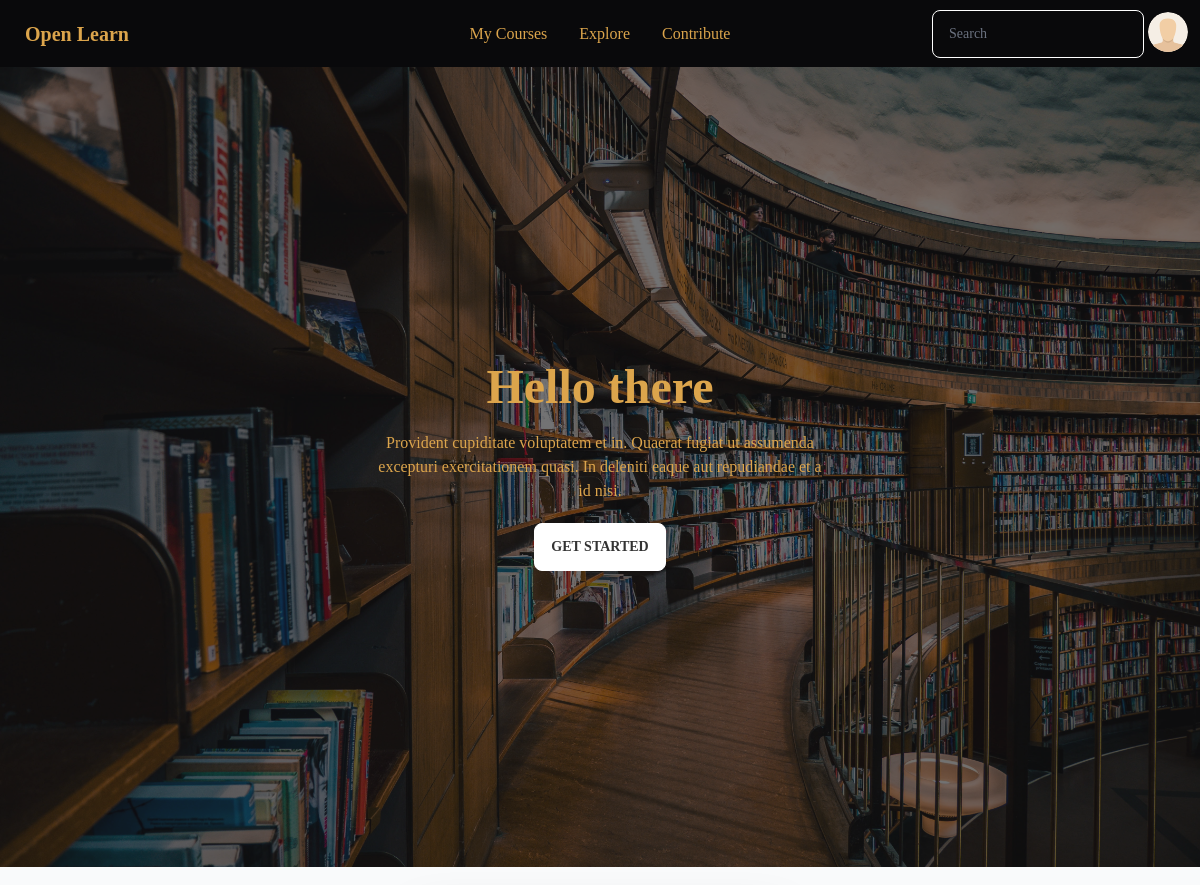
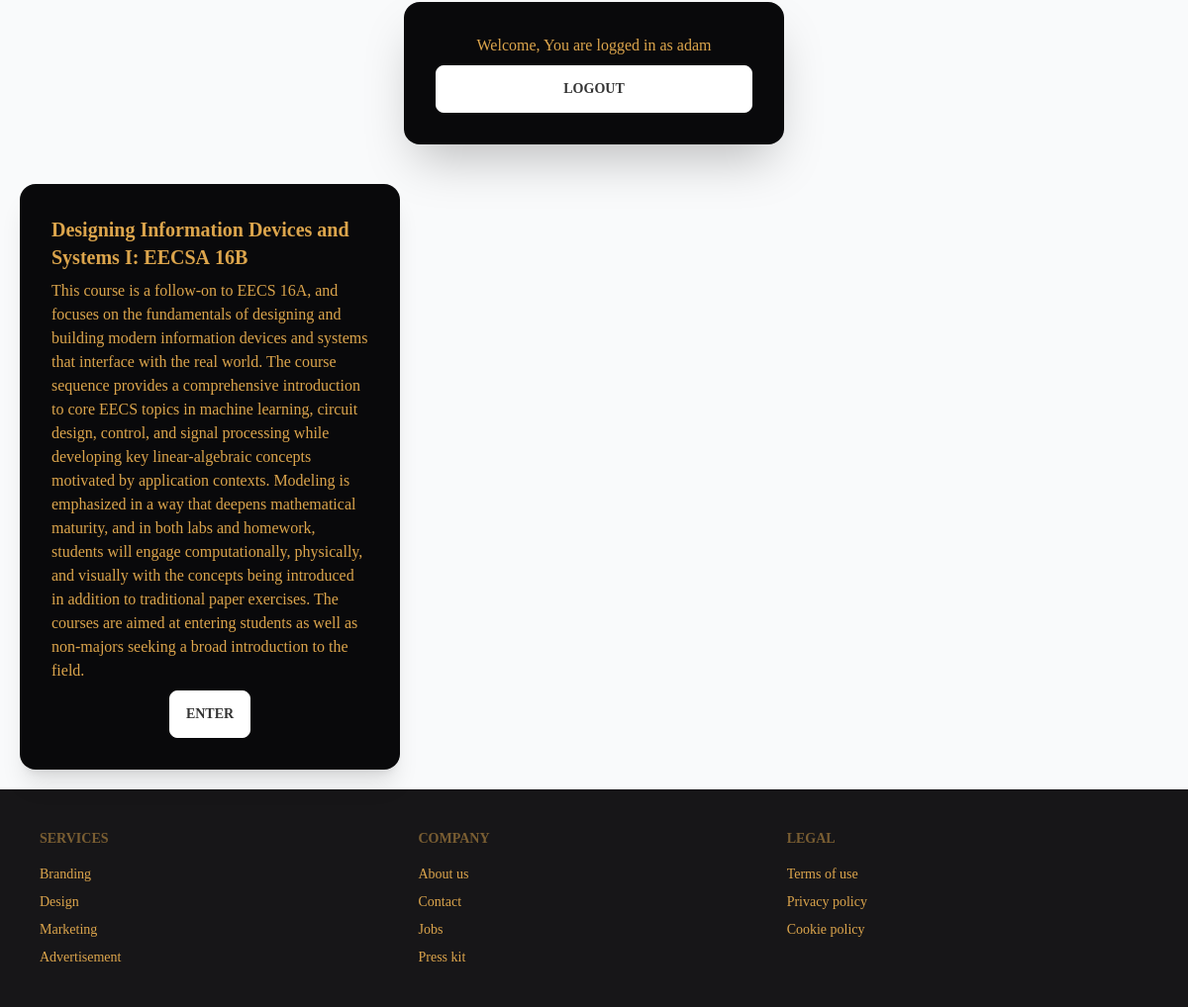
Screenshot of / (signed in) with the database file from the repository (2 pictures, top to bottom).
### main/models.py (models this page shows, shortened)
class Course(models.Model):
    url = models.CharField(max_length=2048)
    description = models.CharField(max_length=5000, default="")
    name = models.CharField(max_length=200, default="")
    number = models.CharField(max_length=200, default="")
    created_date = models.DateTimeField(default=timezone.now)
    college = models.CharField(max_length=200, default="")
    tags = TaggableManager()
    author = models.ForeignKey(User, on_delete = models.CASCADE)
    rating = models.IntegerField(default=1)

### main/views.py (the view)
# urls.py: path('', views.IndexView.as_view(), name='index'),
class IndexView(generic.ListView):
    template_name = 'main/index.html'
    context_object_name = 'latest_course_list'
    def get_queryset(self):
        return Course.objects.all()

### main/templates/main/index.html (shortened to what this page needs)
{% extends 'main/base.html'%}
{% load socialaccount %}
{% load static %}
{% block content %}
<div class="hero min-h-screen" style="background-image: url({% static 'images/library.jpg' %}?w=1000&h=800);">
  <div class="hero-overlay bg-opacity-60"></div>
  <div class="hero-content text-center text-neutral-content">
    <div class="max-w-md">
      <h1 class="mb-5 text-5xl font-bold">Hello there</h1>
      <p class="mb-5">Provident cupiditate voluptatem et in. Quaerat fugiat ut assumenda excepturi exercitationem quasi. In deleniti eaque aut repudiandae et a id nisi.</p>
      <button class="btn btn-primary">Get Started</button>
    </div>
  </div>
</div>
{% if user.is_authenticated %}
<div class="flex justify-center">
  <div class="card m-5 flex-shrink-0 w-full max-w-sm shadow-2xl bg-base-100 ">
    <div class="card-body">  <h1 class = "flex justify-center">Welcome, You are logged in as {{ user.username }}</h1>
      <a class="btn btn-primary" href="/logout">Logout</a>
    </div>
  </div>
</div>
{% endif %}
{% if latest_course_list %}
<div class="flex flex-row flex-wrap m-5 space-x-5">
  {% for course in latest_course_list %}
  <div class="card w-96 bg-base-100 shadow-xl">
    <div class="card-body">
      <h2 class="card-title">{{course.name}}: {{course.number}}</h2>
      <p>{{course.description}}</p>
      <div class="card-actions justify-center">
        <a href = "/course/{{course.id}}" class="btn btn-primary">Enter</a>
      </div>
    </div>
  </div>
  {% endfor %}
</div>
{% endif %}
{% endblock %}

### rows the page displays
Course: name "Designing Information Devices and Systems I", number "EECSA 16B", description "This course is a follow-on to EECS 16A, and focuses on the fundamentals of designing and building modern information devices and systems that interface with the real world. The course sequence provides a comprehensive introduction to core EECS topics in machine learning, circuit design, control, and signal processing while developing key linear-algebraic concepts motivated by application contexts. Modeling is emphasized in a way that deepens mathematical maturity, and in both labs and homework, students will engage computationally, physically, and visually with the concepts being introduced in addition to traditional paper exercises. The courses are aimed at entering students as well as…"

### other values shown
{{ user.username }} "adam"
